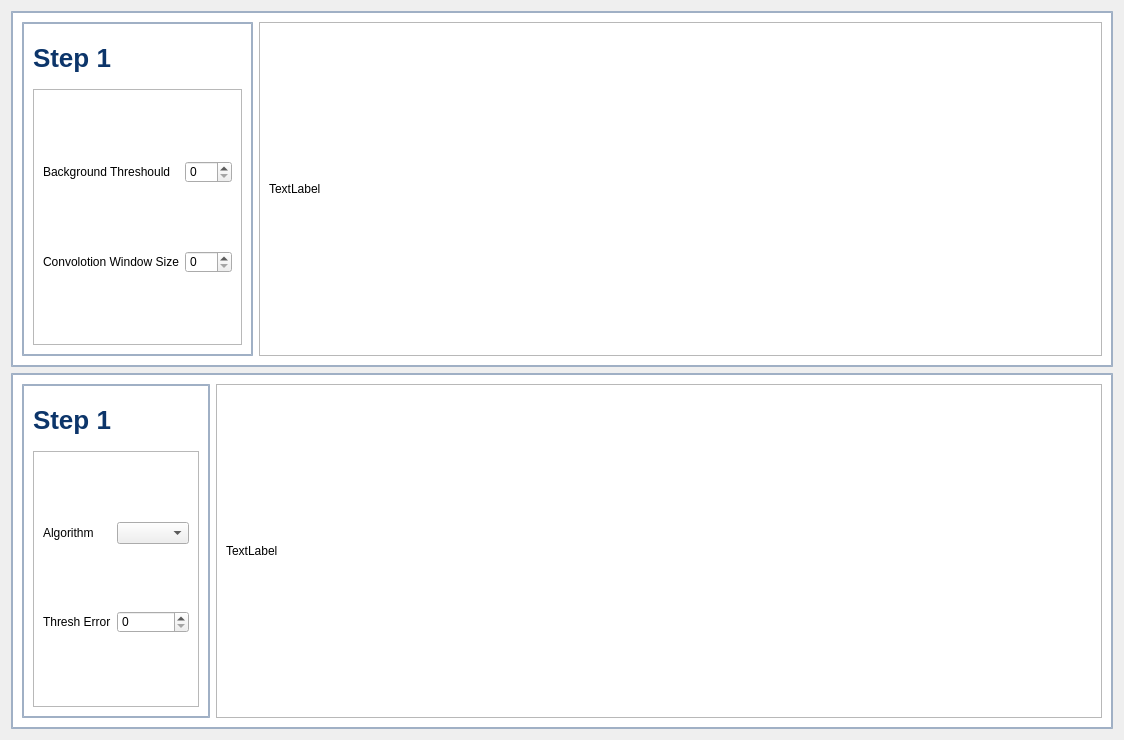
                    <widget class="QWidget" name="scrollAreaWidgetContents">
                     <property name="geometry">
                      <rect>
                       <x>0</x>
                       <y>0</y>
                       <width>1124</width>
                       <height>740</height>
                      </rect>
                     </property>
                     <layout class="QVBoxLayout" name="verticalLayout_40">
                      <item>
                       <widget class="QFrame" name="frame_step1">
                        <property name="maximumSize">
                         <size>
                          <width>16777215</width>
                          <height>400</height>
                         </size>
                        </property>
                        <property name="styleSheet">
                         <string notr="true">#algo_setting_step1_frame,
#frame_step1
{
border: 2 solid rgba(12, 53, 106, 100);
background-color:#ffffff;

}
</string>
                        </property>
                        <property name="frameShape">
                         <enum>QFrame::StyledPanel</enum>
                        </property>
                        <property name="frameShadow">
                         <enum>QFrame::Raised</enum>
                        </property>
                        <layout class="QHBoxLayout" name="horizontalLayout_19">
                         <item>
                          <widget class="QFrame" name="algo_setting_step1_frame">
                           <property name="styleSheet">
                            <string notr="true"/>
                           </property>
                           <property name="frameShape">
                            <enum>QFrame::StyledPanel</enum>
                           </property>
                           <property name="frameShadow">
                            <enum>QFrame::Raised</enum>
                           </property>
                           <layout class="QVBoxLayout" name="verticalLayout_29">
                            <item>
                             <widget class="QLabel" name="label_63">
                              <property name="maximumSize">
                               <size>
                                <width>16777215</width>
                                <height>50</height>
                               </size>
                              </property>
                              <property name="styleSheet">
                               <string notr="true">font-size: 26px;
font-weight: bold;
color:rgb(12, 53, 106);</string>
                              </property>
                              <property name="text">
                               <string>Step 1</string>
                              </property>
                             </widget>
                            </item>
                            <item>
                             <widget class="QFrame" name="frame_34">
                              <property name="frameShape">
                               <enum>QFrame::StyledPanel</enum>
                              </property>
                              <property name="frameShadow">
                               <enum>QFrame::Raised</enum>
                              </property>
                              <layout class="QGridLayout" name="gridLayout_8">
                               <item row="1" column="0">
                                <widget class="QLabel" name="label_61">
                                 <property name="text">
                                  <string>Convolotion Window Size</string>
                                 </property>
                                </widget>
                               </item>
                               <item row="0" column="1">
                                <widget class="QSpinBox" name="alghoritm_background_thresh">
                                 <property name="maximum">
                                  <number>255</number>
                                 </property>
                                </widget>
                               </item>
                               <item row="1" column="1">
                                <widget class="QSpinBox" name="alghoritm_conv_window_size"/>
                               </item>
                               <item row="0" column="0">
                                <widget class="QLabel" name="label_49">
                                 <property name="text">
                                  <string>Background Threshould</string>
                                 </property>
                                </widget>
                               </item>
                              </layout>
                             </widget>
                            </item>
                           </layout>
                          </widget>
                         </item>
                         <item>
                          <widget class="QFrame" name="frame_36">
                           <property name="frameShape">
                            <enum>QFrame::StyledPanel</enum>
                           </property>
                           <property name="frameShadow">
                            <enum>QFrame::Raised</enum>
                           </property>
                           <layout class="QVBoxLayout" name="verticalLayout_19">
                            <item>
                             <widget class="QLabel" name="algorithm_image1">
                              <property name="sizePolicy">
                               <sizepolicy hsizetype="Expanding" vsizetype="Preferred">
                                <horstretch>0</horstretch>
                                <verstretch>0</verstretch>
                               </sizepolicy>
                              </property>
                              <property name="text">
                               <string>TextLabel</string>
                              </property>
                              <property name="abas" stdset="0">
                               <string>card</string>
                              </property>
                             </widget>
                            </item>
                           </layout>
                          </widget>
                         </item>
                        </layout>
                       </widget>
                      </item>
                      <item>
                       <widget class="QFrame" name="frame_step2">
                        <property name="maximumSize">
                         <size>
                          <width>16777215</width>
                          <height>400</height>
                         </size>
                        </property>
                        <property name="styleSheet">
                         <string notr="true">#algo_setting_step2_frame,
#frame_step2
{
border: 2 solid rgba(12, 53, 106, 100);
background-color:#ffffff;

}
</string>
                        </property>
                        <property name="frameShape">
                         <enum>QFrame::StyledPanel</enum>
                        </property>
                        <property name="frameShadow">
                         <enum>QFrame::Raised</enum>
                        </property>
                        <layout class="QHBoxLayout" name="horizontalLayout_21">
                         <item>
                          <widget class="QFrame" name="algo_setting_step2_frame">
                           <property name="styleSheet">
                            <string notr="true"/>
                           </property>
                           <property name="frameShape">
                            <enum>QFrame::StyledPanel</enum>
                           </property>
                           <property name="frameShadow">
                            <enum>QFrame::Raised</enum>
                           </property>
                           <layout class="QVBoxLayout" name="verticalLayout_50">
                            <item>
                             <widget class="QLabel" name="label_67">
                              <property name="maximumSize">
                               <size>
                                <width>16777215</width>
                                <height>50</height>
                               </size>
                              </property>
                              <property name="styleSheet">
                               <string notr="true">font-size: 26px;
font-weight: bold;
color:rgb(12, 53, 106);</string>
                              </property>
                              <property name="text">
                               <string>Step 1</string>
                              </property>
                             </widget>
                            </item>
                            <item>
                             <widget class="QFrame" name="frame_35">
                              <property name="frameShape">
                               <enum>QFrame::StyledPanel</enum>
                              </property>
                              <property name="frameShadow">
                               <enum>QFrame::Raised</enum>
                              </property>
                              <layout class="QGridLayout" name="gridLayout_10">
                               <property name="bottomMargin">
                                <number>11</number>
                               </property>
                               <item row="0" column="1">
                                <widget class="QComboBox" name="anomaly_alghorithm_combo"/>
                               </item>
                               <item row="0" column="0">
                                <layout class="QGridLayout" name="gridLayout_11">
                                 <item row="0" column="0">
                                  <widget class="QLabel" name="label_70">
                                   <property name="text">
                                    <string>Algorithm</string>
                                   </property>
                                  </widget>
                                 </item>
                                </layout>
                               </item>
                               <item row="1" column="1">
                                <widget class="QSpinBox" name="anomaly_thresh_error"/>
                               </item>
                               <item row="1" column="0">
                                <widget class="QLabel" name="label_69">
                                 <property name="text">
                                  <string>Thresh Error</string>
                                 </property>
                                </widget>
                               </item>
                              </layout>
                             </widget>
                            </item>
                           </layout>
                          </widget>
                         </item>
                         <item>
                          <widget class="QFrame" name="frame_37">
                           <property name="frameShape">
                            <enum>QFrame::StyledPanel</enum>
                           </property>
                           <property name="frameShadow">
                            <enum>QFrame::Raised</enum>
                           </property>
                           <layout class="QVBoxLayout" name="verticalLayout_51">
                            <item>
                             <widget class="QLabel" name="algorithm_image2">
                              <property name="sizePolicy">
                               <sizepolicy hsizetype="Expanding" vsizetype="Preferred">
                                <horstretch>0</horstretch>
                                <verstretch>0</verstretch>
                               </sizepolicy>
                              </property>
                              <property name="text">
                               <string>TextLabel</string>
                              </property>
                             </widget>
                            </item>
                           </layout>
                          </widget>
                         </item>
                        </layout>
                       </widget>
                      </item>
                     </layout>
                    </widget>
